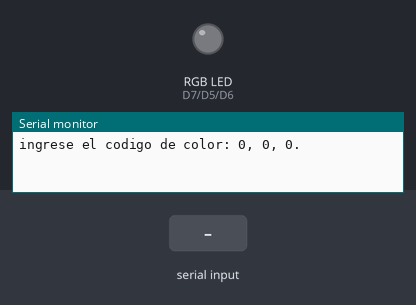
Simulated run of this sketch. Board: ESP8266 (NodeMCU). Shown: an RGB LED mixed from three pins (HIGH = lit), the last lines printed to the serial monitor. The inputs (shaded band) are chosen by the test bench. Dim RGB values are drawn brighter than linear.

Above: at 1.2 s.
1.3 s: "90,45,200\n" received over Serial
At 1.6 s:
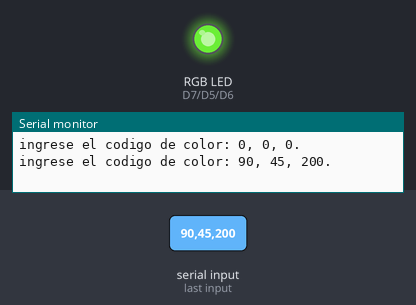
2.8 s: "30,150,10\n" received over Serial
At 3.9 s:
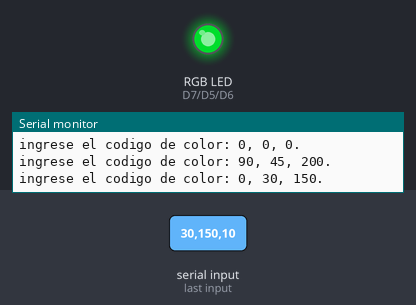
5.8 s: "90,45\n" received over Serial
At 8.0 s:
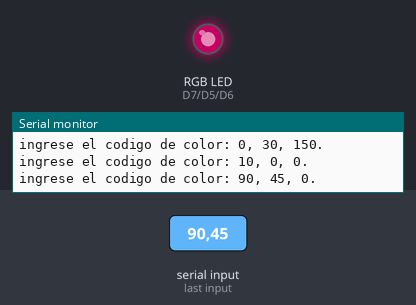
8.3 s: "30,150\n" received over Serial
At 10.1 s:
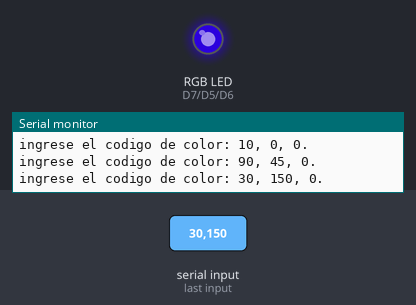
10.8 s: "90\n" received over Serial
At 13.6 s:
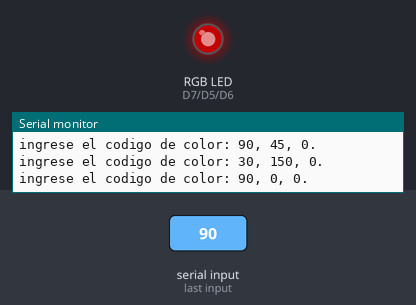
13.8 s: "200\n" received over Serial
At 16.3 s:
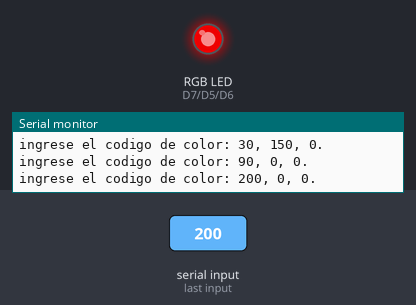
Timing chart, 0 to 17.8 s (numbered marks = the images above; inputs shaded):
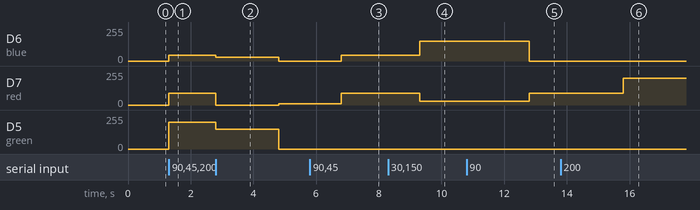

Measured:
- after the input at 1.3 s, D6 (blue): 0/255 → 45/255 at once; D7 (red): 0/255 → 90/255 at once; D5 (green): 0/255 → 200/255 at once
- after the input at 2.8 s, D6 (blue): 45/255 → 30/255 at once, → 0/255 2.0 s later; D7 (red): 90/255 → 0/255 after 0.00 s instead of 1.5 s; D5 (green): 200/255 → 150/255 at once, → 0/255 2.0 s later
- after the input at 5.8 s, D6 (blue): 0/255 → 45/255 after 1.0 s; D7 (red): 10/255 → 90/255 after 1.0 s
- after the input at 8.3 s, D6 (blue): 45/255 → 150/255 after 1.0 s; D7 (red): 90/255 → 30/255 after 1.0 s
- after the input at 10.8 s, D6 (blue): 150/255 → 0/255 after 2.0 s; D7 (red): 30/255 → 90/255 after 2.0 s
- after the input at 13.8 s, D7 (red): 90/255 → 200/255 after 2.0 s

The sketch:

Punto_8_Ejercicio3.ino
```cpp
const int red = D7;
const int blue = D6;
const int green = D5;
int color1;
int color2;
int color3;

void setup()
{
  pinMode(red, OUTPUT);
  pinMode(blue, OUTPUT);
  pinMode(green, OUTPUT);


  Serial.begin(115200);
}

void loop()
{
  {
    Serial.print("ingrese el codigo de color: ");
      Serial.print(color1);
      Serial.print(", ");
      Serial.print(color2);
       Serial.print(", ");
      Serial.print(color3);
       Serial.println(".");
  while (Serial.available()==0);
  }
 if (Serial.available())
{

    color1 = Serial.parseInt();
    color2 = Serial.parseInt();
    color3 = Serial.parseInt();
  }
 {
  analogWrite(red, color1);
  analogWrite(blue, color2);
  analogWrite(green, color3);
 }
}
```
